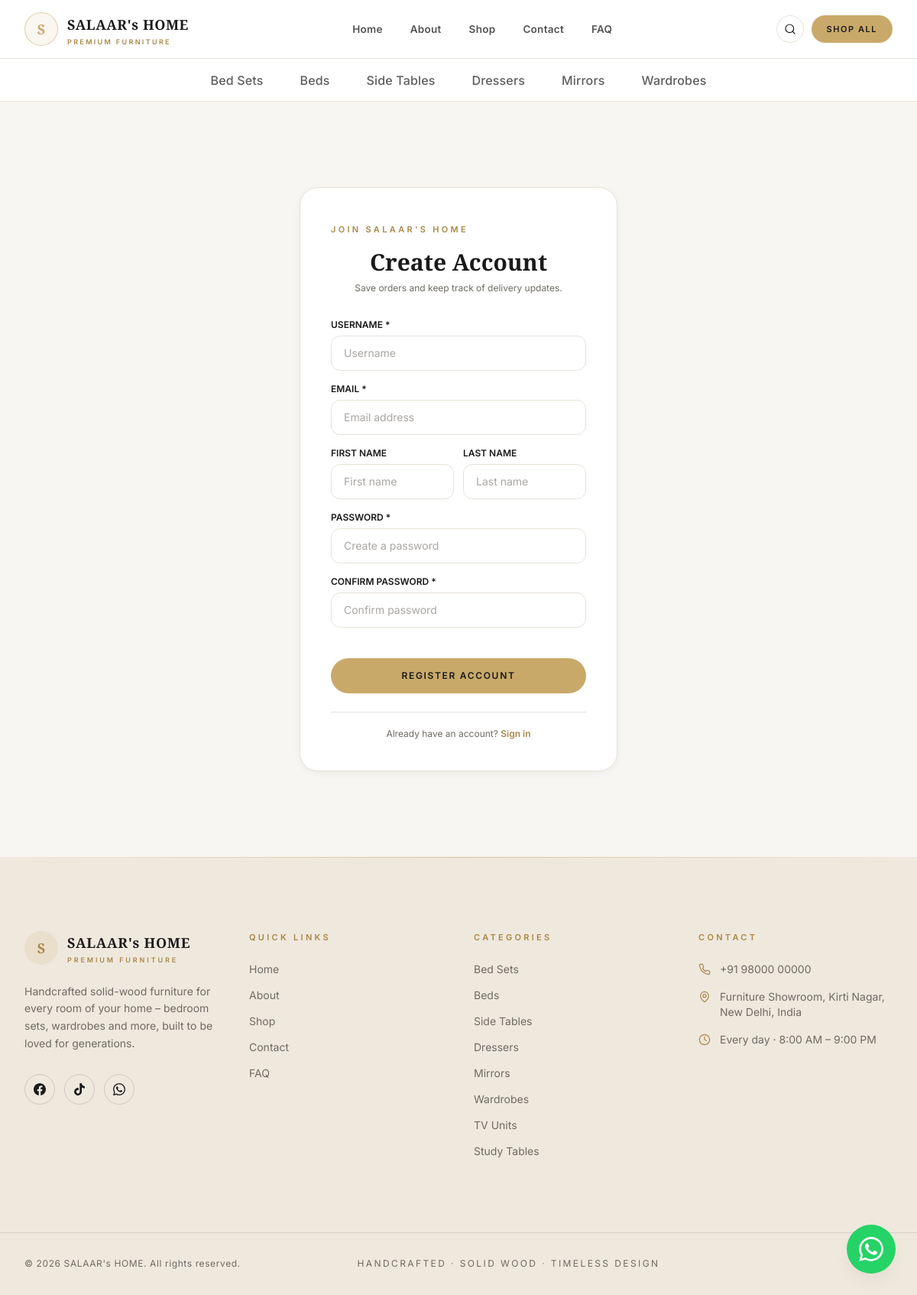
Screenshot of /register/ with the database file from the repository.
### store/models.py (models this page shows, shortened)
class NavCategory(models.Model):
    label = models.CharField(max_length=120)
    slug = models.SlugField(max_length=120, unique=True)
    source_category = models.ForeignKey(
        Category,
        on_delete=models.SET_NULL,
        null=True,
        blank=True,
        related_name="nav_items"
    )
    tagline = models.CharField(max_length=255, blank=True)
    short = models.CharField(max_length=350, blank=True)
    description = models.TextField(blank=True)
    empty_title = models.CharField(max_length=255, blank=True)
    empty_text = models.TextField(blank=True)
    seo_title = models.CharField(max_length=255, blank=True)
    seo_description = models.TextField(blank=True)
    order = models.PositiveIntegerField(default=0)
    is_in_header = models.BooleanField(default=True)
    class Meta:
        verbose_name_plural = "Nav Categories"
        ordering = ["order", "label"]

### store/views.py (the view)
# urls.py: path("register/", views.register_view, name="register"),
def register_view(request):
    if request.user.is_authenticated:
        return redirect("account")
    if request.method == "POST":
        form = RegisterForm(request.POST)
        if form.is_valid():
            user = form.save(commit=False)
            user.set_password(form.cleaned_data["password"])
            user.save()
            login(request, user)
            get_or_create_cart(request)
            messages.success(request, "Your account has been created successfully!")
            return redirect("account")
    else:
        form = RegisterForm()
    return render(request, "pages/register.html", {"form": form})

### store/context_processors.py (called while the page is built)
def site_context(request):
    header_categories = NavCategory.objects.filter(is_in_header=True).order_by("order")
    all_nav_categories = NavCategory.objects.all().order_by("order")
    categories = Category.objects.all().order_by("order")
    cart_count = 0
    cart = None
    if request.user.is_authenticated:
        cart = Cart.objects.filter(user=request.user).first()
    elif request.session.session_key:
        cart = Cart.objects.filter(session_key=request.session.session_key).first()
    if cart:
        cart_count = cart.total_count
    return {
        "SITE": SITE,
        "HEADER_CATEGORIES": header_categories,
        "ALL_NAV_CATEGORIES": all_nav_categories,
        "CATEGORIES": categories,
        "cart_count": cart_count,
        "current_path": request.path,
        "canonical_path": request.path.rstrip("/"),
    }

### templates/pages/register.html (shortened to what this page needs)
{% extends "base.html" %}
{% block content %}
<section class="bg-cream py-20 sm:py-28">
  <div class="mx-auto max-w-md px-4">
    <div class="rounded-3xl border border-line bg-white p-8 sm:p-10 shadow-soft">
      <p class="eyebrow justify-center">Join SALAAR's HOME</p>
      <h1 class="font-display text-2xl sm:text-3xl font-bold text-ink text-center">Create Account</h1>
      <p class="mt-2 text-xs text-stone text-center">Save orders and keep track of delivery updates.</p>
      <form method="post" class="mt-8 space-y-4">
        <div>
          <label class="block text-xs font-semibold uppercase text-ink mb-1.5">Username *</label>
          {{ form.username }}
        </div>
        <div>
          <label class="block text-xs font-semibold uppercase text-ink mb-1.5">Email *</label>
          {{ form.email }}
        </div>
        <div class="grid grid-cols-2 gap-3">
          <div>
            <label class="block text-xs font-semibold uppercase text-ink mb-1.5">First Name</label>
            {{ form.first_name }}
          </div>
          <div>
            <label class="block text-xs font-semibold uppercase text-ink mb-1.5">Last Name</label>
            {{ form.last_name }}
          </div>
        </div>
        <div>
          <label class="block text-xs font-semibold uppercase text-ink mb-1.5">Password *</label>
          {{ form.password }}
        </div>
        <div>
          <label class="block text-xs font-semibold uppercase text-ink mb-1.5">Confirm Password *</label>
          {{ form.confirm_password }}
        </div>
        <button type="submit" class="btn-gold w-full text-center mt-6">
          Register Account
        </button>
      </form>
      <div class="mt-6 border-t border-line pt-5 text-center text-xs text-stone">
        Already have an account?
        <a href="{% url 'login' %}" class="font-semibold text-gold-deep hover:underline">Sign in</a>
      </div>
    </div>
  </div>
</section>
{% endblock %}

### templates/includes/category_nav.html (shortened to what this page needs)
<nav id="category-nav-scroller" aria-label="Categories" class="no-scrollbar sticky top-16 z-40 flex h-12 w-full snap-x snap-proximity items-center gap-x-8 overflow-x-auto border-b border-line bg-white px-4 sm:gap-x-10 sm:px-6 md:top-[76px] md:h-14 lg:snap-none lg:justify-center lg:gap-x-12 lg:overflow-visible lg:px-8 xl:px-12">
  {% for cat in HEADER_CATEGORIES %}
    {% url 'nav_category' cat.slug as cat_url %}
    <a href="{{ cat_url }}"
       class="group relative flex shrink-0 snap-start cursor-pointer items-center self-stretch whitespace-nowrap text-[15px] font-medium tracking-[0.01em] transition-colors duration-200 md:text-[16px] {% if current_path == cat_url %}text-gold-deep{% else %}text-ink/70 hover:text-gold-deep{% endif %}">
      {{ cat.label }}
    </a>
  {% endfor %}
</nav>

### templates/includes/footer.html (shortened to what this page needs)
<footer class="bg-beige text-ink">
  <div class="h-px bg-gradient-to-r from-transparent via-gold/60 to-transparent" aria-hidden="true"></div>
  <div class="mx-auto w-full max-w-[1400px] px-4 sm:px-6 lg:px-8 xl:px-12 grid gap-12 py-16 sm:grid-cols-2 lg:grid-cols-4 lg:gap-10 lg:py-24">
    <div>
      <div class="flex items-center gap-3">
        <span class="flex h-11 w-11 items-center justify-center rounded-full bg-gold/15 font-display text-lg font-bold text-gold-deep">
          S
        </span>
        <span class="leading-none">
          <span class="block font-display text-lg font-bold tracking-[0.04em]">{{ SITE.name }}</span>
          <span class="mt-1 block text-[9px] font-semibold tracking-[0.32em] text-gold-deep uppercase">
            {{ SITE.tagline_short }}
          </span>
        </span>
      </div>
      <p class="mt-6 max-w-xs text-sm leading-relaxed text-stone">
        Handcrafted solid-wood furniture for every room of your home – bedroom sets, wardrobes and more, built to be loved for generations.
      </p>
      <div class="mt-7 flex items-center justify-start gap-3">
        <a href="https://www.facebook.com" target="_blank" rel="noopener noreferrer" aria-label="Facebook" class="flex h-10 w-10 shrink-0 items-center justify-center rounded-full border border-ink/15 text-ink transition-all duration-300 hover:-translate-y-0.5 hover:border-gold hover:bg-gold hover:text-white">
        </a>
        <a href="https://www.tiktok.com" target="_blank" rel="noopener noreferrer" aria-label="TikTok" class="flex h-10 w-10 shrink-0 items-center justify-center rounded-full border border-ink/15 text-ink transition-all duration-300 hover:-translate-y-0.5 hover:border-gold hover:bg-gold hover:text-white">
        </a>
        <a href="https://wa.me/{{ SITE.whatsapp_number }}?text={{ SITE.whatsapp_message|urlencode }}" target="_blank" rel="noopener noreferrer" aria-label="Chat with us on WhatsApp" class="flex h-10 w-10 shrink-0 items-center justify-center rounded-full border border-ink/15 text-ink transition-all duration-300 hover:-translate-y-0.5 hover:border-gold hover:bg-gold hover:text-white">
        </a>
      </div>
    </div>
    <nav aria-label="Footer – quick links">
      <h3 class="mb-6 text-[11px] font-semibold tracking-[0.3em] text-gold-deep uppercase">Quick Links</h3>
      <ul class="space-y-3.5 text-sm">
        <li><a href="{% url 'home' %}" class="link-underline text-stone hover:text-ink">Home</a></li>
        <li><a href="{% url 'about' %}" class="link-underline text-stone hover:text-ink">About</a></li>
        <li><a href="{% url 'shop' %}" class="link-underline text-stone hover:text-ink">Shop</a></li>
        <li><a href="{% url 'contact' %}" class="link-underline text-stone hover:text-ink">Contact</a></li>
        <li><a href="{% url 'faq' %}" class="link-underline text-stone hover:text-ink">FAQ</a></li>
      </ul>
    </nav>
    <nav aria-label="Footer – categories">
      <h3 class="mb-6 text-[11px] font-semibold tracking-[0.3em] text-gold-deep uppercase">Categories</h3>
      <ul class="space-y-3.5 text-sm">
        {% for cat in ALL_NAV_CATEGORIES %}
          <li>
            <a href="{% url 'nav_category' cat.slug %}" class="link-underline text-stone hover:text-ink">
              {{ cat.label }}
            </a>
          </li>
        {% endfor %}
      </ul>
    </nav>
    <div>
      <h3 class="mb-6 text-[11px] font-semibold tracking-[0.3em] text-gold-deep uppercase">Contact</h3>
      <ul class="space-y-4 text-sm text-stone">
        <li class="flex items-start gap-3">
          {% include "includes/icons/phone.html" with class="mt-0.5 h-4 w-4 shrink-0 text-gold-deep" %}
          <a href="tel:+{{ SITE.phone_intl }}" class="link-underline hover:text-ink">{{ SITE.phone_display }}</a>
        </li>
        <li class="flex items-start gap-3">
          <svg class="mt-0.5 h-4 w-4 shrink-0 text-gold-deep" viewBox="0 0 24 24" fill="none" stroke="currentColor" stroke-width="1.8" stroke-linecap="round" stroke-linejoin="round"><path d="M20 10c0 6-8 12-8 12s-8-6-8-12a8 8 0 0 1 16 0Z"/><circle cx="12" cy="10" r="3"/></svg>
          <span>{{ SITE.address }}</span>
        </li>
        <li class="flex items-start gap-3">
          <svg class="mt-0.5 h-4 w-4 shrink-0 text-gold-deep" viewBox="0 0 24 24" fill="none" stroke="currentColor" stroke-width="1.8" stroke-linecap="round" stroke-linejoin="round"><circle cx="12" cy="12" r="10"/><path d="M12 6v6l4 2"/></svg>
          <span>{{ SITE.hours }}</span>
        </li>
      </ul>
    </div>
  </div>
  <div class="border-t border-ink/10">
    <div class="mx-auto w-full max-w-[1400px] px-4 sm:px-6 lg:px-8 xl:px-12 flex flex-col items-center justify-between gap-4 py-6 text-xs tracking-wider text-stone sm:flex-row">
      <p>© {% now "Y" %} {{ SITE.name }}. All rights reserved.</p>
      <p class="tracking-[0.2em] uppercase">
        Handcrafted <span class="text-gold-deep">·</span> Solid Wood <span class="text-gold-deep">·</span> Timeless Design
      </p>
    </div>
  </div>
</footer>

### templates/base.html (style rules this page uses)
:root { --font-cormorant: 'Cormorant Garamond', Georgia, serif; --font-inter: 'Inter', system-ui, -apple-system, sans-serif; }

### rows the page displays
NavCategory: label "Bed Sets"
NavCategory: label "Beds"
NavCategory: label "Side Tables"
NavCategory: label "Dressers"
NavCategory: label "Mirrors"
NavCategory: label "Wardrobes"
NavCategory: label "TV Units"
NavCategory: label "Study Tables"

### other values shown
{{ SITE.name }} "SALAAR's HOME"
{{ SITE.tagline_short }} "PREMIUM FURNITURE"
{{ SITE.phone_display }} "+91 98000 00000"
{{ SITE.address }} "Furniture Showroom, Kirti Nagar, New Delhi, India"
{{ SITE.hours }} "Every day · 8:00 AM – 9:00 PM"
